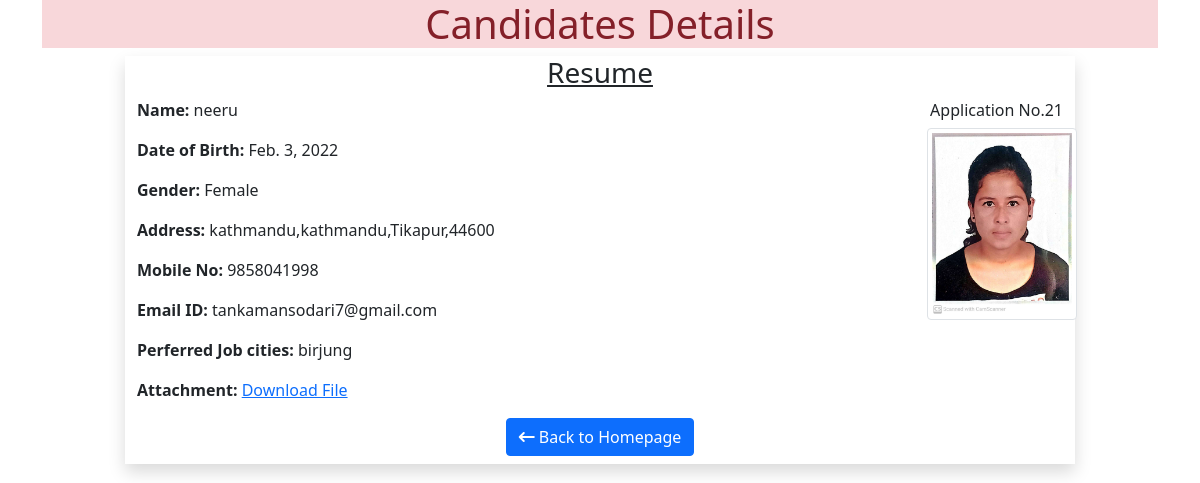
Screenshot of /21 with the database file from the repository.
### myapp/models.py (models this page shows)
class Resume(models.Model):
    name=models.CharField(max_length=50)
    dob=models.DateField(auto_now=False,auto_now_add=False)
    gender=models.CharField(max_length=50)
    locality=models.CharField(max_length=50)
    city=models.CharField(max_length=50)
    pin=models.PositiveIntegerField()
    state=models.CharField(choices=STATE_CHOICE, max_length=100)
    mobile=models.PositiveIntegerField()
    email=models.EmailField()
    job_city=models.CharField(max_length=50)
    profile_image=models.ImageField(upload_to='profileimg',blank=True)
    my_file=models.FileField(upload_to='doc',blank=True)

### myapp/views.py (the view)
# urls.py: path('<int:pk>',views.CandidateView.as_view(),name='candidate'),
class CandidateView(View):
    def get(self, request, pk):
        candidate=Resume.objects.get(pk=pk)
        return render(request, 'myapp/candidate.html',{'candidate':candidate})

### myapp/templatetags/myfilter.py (called while the page is built)
@register.filter(name='remove_special')
def remove_char(value, arg):
    for character in arg:
        value = value.replace(character, "")
    return value

### myapp/templates/myapp/candidate.html (shortened to what this page needs)
<!doctype html>
{% load static %}
{% load myfilter %}
<html lang="en">
  <head>
    <link href="https://cdn.jsdelivr.net/npm/bootstrap@5.1.3/dist/css/bootstrap.min.css" rel="stylesheet">
    <link rel="stylesheet" type="text/css" href={% static 'myapp/style.css' %}>
  </head>
  <body>
    <div class="container">
        <h1 class="alert-danger text-center">
        </h1>
        <div class="row">
            <div class="col-sm-10 shadow offset-sm-1">
                <h3 class="text-center"><u>Resume</u></h3>
                <p class='float-end'>Application No.{{candidate.id}}</p>
                <img src="{{candidate.profile_image.url}}" alt="" id="image1" class="img-fluid img-thumbnail" width="150" height="150">
                <p><b>Name:</b> {{candidate.name}}</p>
                <p><b>Date of Birth:</b> {{candidate.dob}}</p>
                <p><b>Gender:</b> {{candidate.gender}}</p>
                <p><b>Address:</b> {{candidate.locality}},{{candidate.city}},{{candidate.state}},{{candidate.pin}}</p>
                <p><b>Mobile No:</b> {{candidate.mobile}}</p>
                <p><b>Email ID:</b> {{candidate.email}}</p>
                <p><b>Perferred Job cities:</b> {{candidate.job_city|remove_special:"[]'"}}</p>
                <p><b>Attachment:</b> <a href="{{candidate.my_file.url}}">Download File</a> </p>
                <div class="text-center ">
                <a class="btn btn-primary mb-2" href="/" role="button"><i class="fa-solid fa-arrow-left-long"> </i> Back to Homepage</a>
                </div>
            </div>
        </div>
    </div>
  </body>
</html>

### myapp/static/myapp/style.css (style rules this page uses)
.img-fluid { margin-top:30px; display: flex; margin-left: 790px; position: absolute; }

### rows the page displays
Resume: id "21", profile_image (picture), name "neeru", dob "Feb. 3, 2022", gender "Female", locality "kathmandu", city "kathmandu", state "Tikapur", pin "44600", mobile "9858041998", email "tankamansodari7@gmail.com", job_city|remove_special "birjung"
